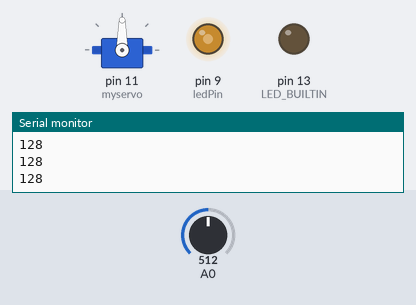
This sketch was run on a simulated Arduino Uno, built with avr-gcc and run on an emulated ATmega328P. Shown: servo, output pins drawn as LEDs (lit = HIGH), the last lines printed to the serial monitor. The test bench sets the inputs (shaded band); at power-on: A0 = 512.

Above: at 1.2 s.
1.3 s: A0 set to 716
At 2.5 s:
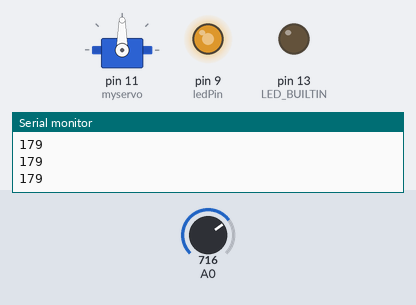
2.8 s: A0 set to 900
At 3.9 s:
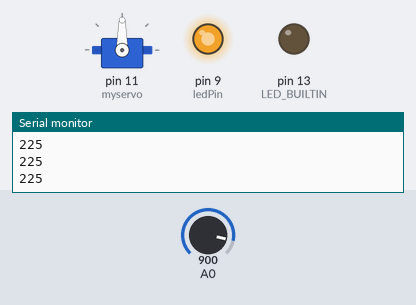
4.3 s: A0 set to 122
At 5.2 s:
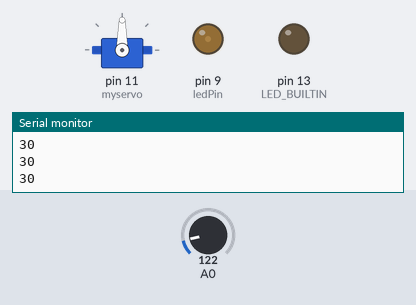
5.8 s: A0 set to 0
At 6.5 s:
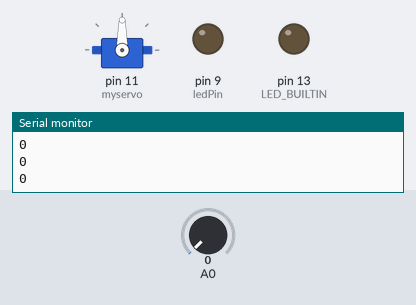
Timing chart, 0 to 8.3 s (numbered marks = the images above; inputs shaded):
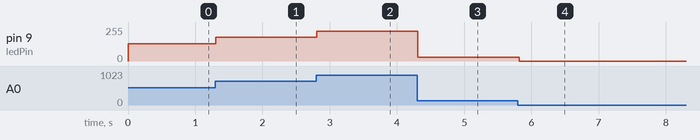

Measured:
- after the input at 1.3 s, pin 9 (ledPin): 128/255 → 179/255 at once
- after the input at 2.8 s, pin 9 (ledPin): 179/255 → 225/255 at once
- after the input at 4.3 s, pin 9 (ledPin): 225/255 → 30/255 at once
- after the input at 5.8 s, pin 9 (ledPin): 30/255 → 0/255 at once

The sketch:

ECE3400_Fall2017_Lab1_Solution.ino
```cpp
#include <Servo.h>

int ledPin = 9;                 // LED connected to digital pin 8
int potmeter = 0;
Servo myservo;

// the setup function runs once when you press reset or power the board
void setup() {
  pinMode(LED_BUILTIN, OUTPUT);
  pinMode(ledPin, OUTPUT);
  pinMode(A0, INPUT);
  Serial.begin(9600);
  myservo.attach(11);
}

// the loop function runs over and over again forever
void loop() {
/*
  digitalWrite(LED_BUILTIN, HIGH);   // turn the LED on (HIGH is the voltage level)
  digitalWrite(ledPin, HIGH);    // turn the LED off by making the voltage LOW
  delay(1000);                       // wait for a second
  digitalWrite(LED_BUILTIN, LOW);    // turn the LED off by making the voltage LOW
  digitalWrite(ledPin, LOW);    // turn the LED off by making the voltage LOW
  delay(1000);                       // wait for a second
*/
/*
  Serial.print("Alpha team!");
  Serial.println("");
  delay(500);
  */
  potmeter = analogRead(A0); //Reads an ADC conversion from pin A0 using default settings for the ADC (10 bit conversion).
  Serial.println(potmeter>>2);  //Send the potmeter value to the screen
  analogWrite(ledPin, potmeter>>2); //The analog write function only takes 8bits, so we have to divide our value by 4
  delay(100);
}
```
